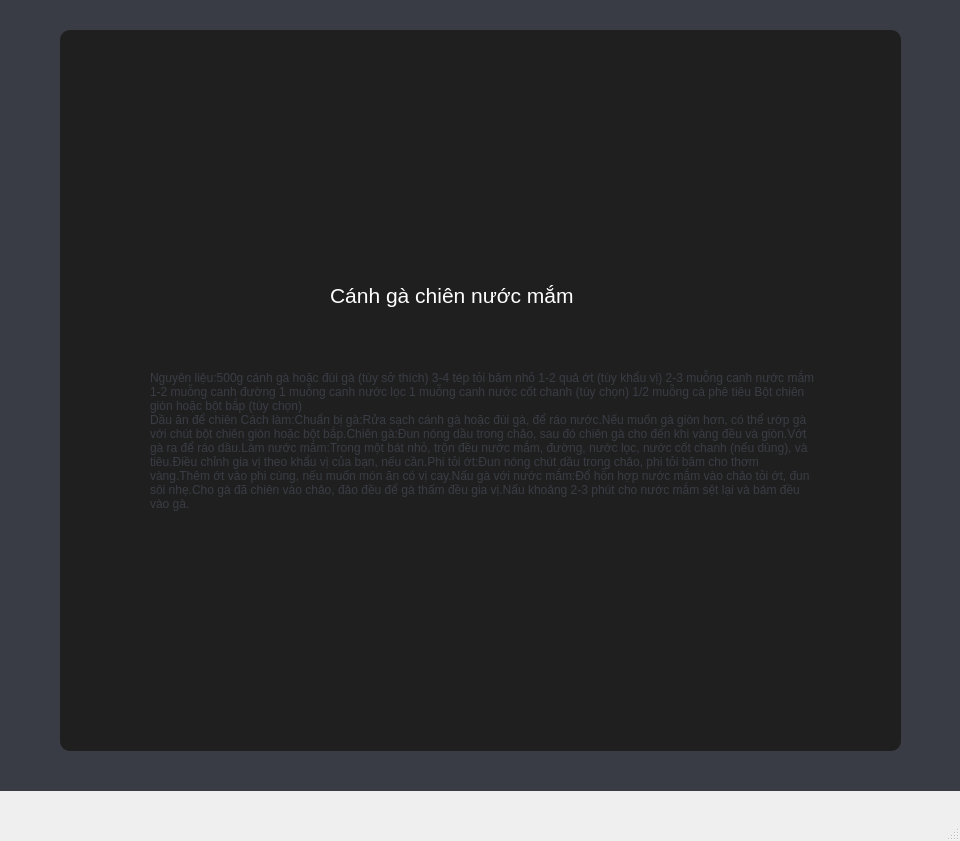
<?xml version="1.0" encoding="UTF-8"?>
<ui version="4.0">
 <class>MainWindow</class>
 <widget class="QMainWindow" name="MainWindow">
  <property name="geometry">
   <rect>
    <x>0</x>
    <y>0</y>
    <width>960</width>
    <height>841</height>
   </rect>
  </property>
  <property name="windowTitle">
   <string>MainWindow</string>
  </property>
  <widget class="QWidget" name="centralwidget">
   <widget class="QWidget" name="widget_3" native="true">
    <property name="geometry">
     <rect>
      <x>-10</x>
      <y>0</y>
      <width>971</width>
      <height>791</height>
     </rect>
    </property>
    <property name="minimumSize">
     <size>
      <width>0</width>
      <height>700</height>
     </size>
    </property>
    <property name="styleSheet">
     <string notr="true">background-color: rgb(57, 60, 68)</string>
    </property>
    <widget class="QWidget" name="widget_4" native="true">
     <property name="geometry">
      <rect>
       <x>70</x>
       <y>30</y>
       <width>841</width>
       <height>721</height>
      </rect>
     </property>
     <property name="styleSheet">
      <string notr="true">border-radius:10px;background-color:rgb(31, 31, 31)</string>
     </property>
     <widget class="QLabel" name="label_84">
      <property name="geometry">
       <rect>
        <x>30</x>
        <y>50</y>
        <width>371</width>
        <height>201</height>
       </rect>
      </property>
      <property name="text">
       <string/>
      </property>
      <property name="pixmap">
       <pixmap>../../Pictures/Screenshots/Screenshot 2024-06-30 223013.png</pixmap>
      </property>
      <property name="scaledContents">
       <bool>true</bool>
      </property>
     </widget>
     <widget class="QLabel" name="label_85">
      <property name="geometry">
       <rect>
        <x>440</x>
        <y>50</y>
        <width>341</width>
        <height>201</height>
       </rect>
      </property>
      <property name="text">
       <string/>
      </property>
      <property name="pixmap">
       <pixmap>../../Pictures/Screenshots/Screenshot 2024-07-02 181839.png</pixmap>
      </property>
      <property name="scaledContents">
       <bool>true</bool>
      </property>
     </widget>
     <widget class="QLabel" name="label_86">
      <property name="geometry">
       <rect>
        <x>270</x>
        <y>250</y>
        <width>311</width>
        <height>31</height>
       </rect>
      </property>
      <property name="font">
       <font>
        <pointsize>16</pointsize>
       </font>
      </property>
      <property name="styleSheet">
       <string notr="true">color: rgb(255, 255, 255);</string>
      </property>
      <property name="text">
       <string>Cánh gà chiên nước mắm</string>
      </property>
     </widget>
     <widget class="QLabel" name="label_4">
      <property name="geometry">
       <rect>
        <x>90</x>
        <y>320</y>
        <width>671</width>
        <height>181</height>
       </rect>
      </property>
      <property name="styleSheet">
       <string notr="true">color: rgb(57, 60, 68)</string>
      </property>
      <property name="text">
       <string>Nguyên liệu:500g cánh gà hoặc đùi gà (tùy sở thích) 3-4 tép tỏi băm nhỏ 1-2 quả ớt (tùy khẩu vị) 2-3 muỗng canh nước mắm 1-2 muỗng canh đường 1 muỗng canh nước lọc 1 muỗng canh nước cốt chanh (tùy chọn) 1/2 muỗng cà phê tiêu Bột chiên giòn hoặc bột bắp (tùy chọn)
Dầu ăn để chiên Cách làm:Chuẩn bị gà:Rửa sạch cánh gà hoặc đùi gà, để ráo nước.Nếu muốn gà giòn hơn, có thể ướp gà với chút bột chiên giòn hoặc bột bắp.Chiên gà:Đun nóng dầu trong chảo, sau đó chiên gà cho đến khi vàng đều và giòn.Vớt gà ra để ráo dầu.Làm nước mắm:Trong một bát nhỏ, trộn đều nước mắm, đường, nước lọc, nước cốt chanh (nếu dùng), và tiêu.Điều chỉnh gia vị theo khẩu vị của bạn, nếu cần.Phi tỏi ớt:Đun nóng chút dầu trong chảo, phi tỏi băm cho thơm vàng.Thêm ớt vào phi cùng, nếu muốn món ăn có vị cay.Nấu gà với nước mắm:Đổ hỗn hợp nước mắm vào chảo tỏi ớt, đun sôi nhẹ.Cho gà đã chiên vào chảo, đảo đều để gà thấm đều gia vị.Nấu khoảng 2-3 phút cho nước mắm sệt lại và bám đều vào gà.</string>
      </property>
      <property name="wordWrap">
       <bool>true</bool>
      </property>
     </widget>
     <widget class="QPushButton" name="pushButton_return_gachien">
      <property name="geometry">
       <rect>
        <x>740</x>
        <y>660</y>
        <width>93</width>
        <height>61</height>
       </rect>
      </property>
      <property name="text">
       <string/>
      </property>
      <property name="icon">
       <iconset>
        <normaloff>D:/download/tải_xuống-removebg-preview.png</normaloff>D:/download/tải_xuống-removebg-preview.png</iconset>
      </property>
      <property name="iconSize">
       <size>
        <width>60</width>
        <height>60</height>
       </size>
      </property>
     </widget>
     <widget class="QLabel" name="label_33">
      <property name="geometry">
       <rect>
        <x>390</x>
        <y>0</y>
        <width>71</width>
        <height>61</height>
       </rect>
      </property>
      <property name="text">
       <string/>
      </property>
      <property name="pixmap">
       <pixmap>D:/download/chef.png</pixmap>
      </property>
      <property name="scaledContents">
       <bool>true</bool>
      </property>
     </widget>
    </widget>
   </widget>
  </widget>
  <widget class="QMenuBar" name="menubar">
   <property name="geometry">
    <rect>
     <x>0</x>
     <y>0</y>
     <width>960</width>
     <height>26</height>
    </rect>
   </property>
  </widget>
  <widget class="QStatusBar" name="statusbar"/>
 </widget>
 <resources/>
 <connections/>
</ui>
